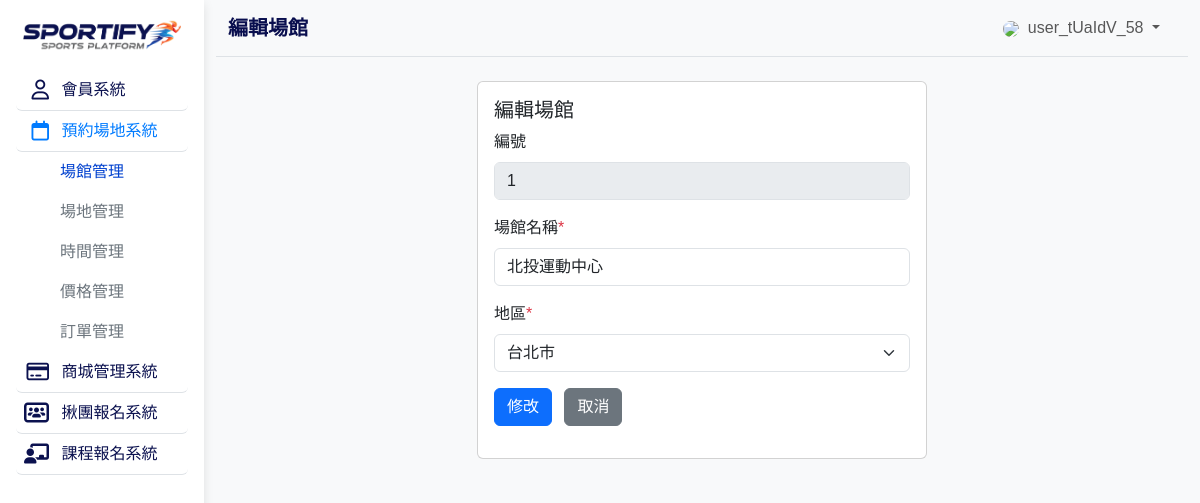
/venues_edit.php?id=1 (signed in), run on the app's committed database.
### tables this page shows
CREATE TABLE venues (
    id INT PRIMARY KEY AUTO_INCREMENT,
    name VARCHAR(100) NOT NULL,
    location_id INT NOT NULL,
    FOREIGN KEY (location_id) REFERENCES locations(id)
);

CREATE TABLE locations (
    id INT PRIMARY KEY AUTO_INCREMENT,
    name VARCHAR(100) NOT NULL
);

### venues_edit.php (the view, shortened to what this page needs)
<?php
include __DIR__ . '/parts/init.php';
$id = isset($_GET['id']) ? intval($_GET['id']) : 0;
$sql = "SELECT * FROM venues WHERE id=$id";
$r = $pdo->query($sql)->fetch();
$locStmt = $pdo->query("SELECT id, name FROM locations");
$locations = $locStmt->fetchAll();
?>
<?php include __DIR__ . '/parts/html-head.php' ?>
<?php include __DIR__ . '/parts/html-aside.php' ?>
<?php include __DIR__ . '/parts/html-navbar.php' ?>
<div class="container px-4">
  <div class="row justify-content-center">
    <div class="col-12 col-sm-10 col-md-8 col-lg-6">
      <div class="card">
        <div class="card-body">
          <h5 class="card-title">編輯場館</h5>
          <form id="venueForm" name="form1" novalidate>
            <div class="mb-3">
              <label for="" class="form-label">編號</label>
              <input type="text" class="form-control"
                value="<?= $r['id'] ?>" disabled>
            </div>
            <div class="mb-3">
              <label for="name" class="form-label">場館名稱<span class="text-danger">*</span></label>
              <input type="text" class="form-control" id="name" name="name"
                value="<?= htmlentities($r['name']) ?>">
            </div>
            <div class="mb-3">
              <label for="location" class="form-label">地區<span class="text-danger">*</span></label>
              <select class="form-select" id="location_id" name="location_id">
                <?php foreach ($locations as $loc): ?>
                  <option value="<?= $loc['id'] ?>" <?= ($r['location_id'] == $loc['id']) ? 'selected' : '' ?>>
                    <?= $loc['name'] ?>
                  </option>
                <?php endforeach; ?>
              </select>
            </div>
            <button type="submit" class="btn btn-primary me-2">修改</button>
            <a class="btn btn-secondary " href="venues_list.php" role="button">取消</a>
          </form>
        </div>
      </div>
    </div>
  </div>
</div>
<?php include __DIR__ . '/parts/html-scripts.php' ?>
<?php include __DIR__ . '/parts/html-tail.php' ?>

### parts/html-head.php (style rules this page uses)
html, body { height: 100%; font-family: "Noto Sans TC", sans-serif; }

### data on the page
venues: id "1", name "北投運動中心", location_id "台北市"

### other printed values
$title "編輯場館"
$_SESSION['member']['username'] "user_tUaIdV_58"
